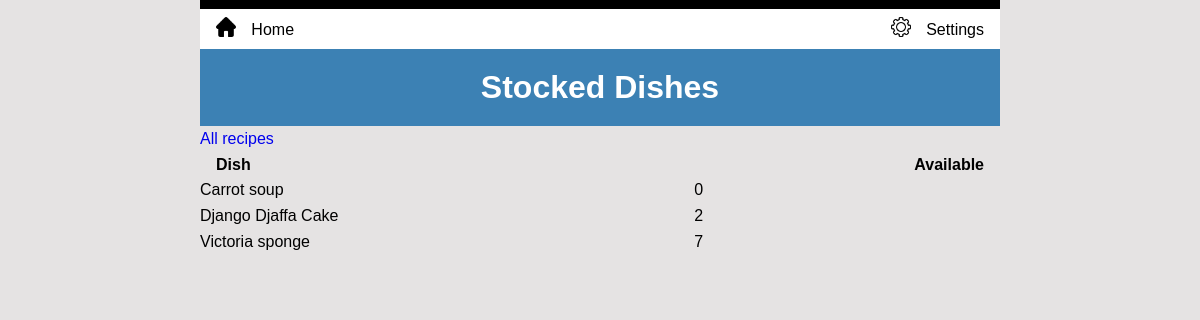
Page /stock/stockedrecipes/ (signed in) on the committed database.
### inventory/models.py (models this page shows, shortened)
class MenuItem(models.Model):
    class Meta:
        ordering = ['title']
    title = models.CharField(unique=True, max_length=200)
    price = models.DecimalField(max_digits=6, decimal_places=2)
    category = models.ForeignKey(Category, on_delete=models.CASCADE)
    display = models.BooleanField(default=True)
    description = models.TextField(blank=True, null=True)
    stock_item = models.BooleanField(default=True)
    def available(self):
        try:
            recipe = self.recipe_set.all()
            expression = F('ingredient__quantity') / F('quantity')
            result = math.floor(min(recipe.values_list(expression, flat=True)))
        except:
            result = 0
        return result

### inventory/views.py (the view)
# urls.py: path('stock/stockedrecipes/', views.StockedRecipes.as_view(), name='stocked_recipes'),
class StockedRecipes(LoginRequiredMixin, ListView):
    model = MenuItem
    template_name = "inventory/stocked_recipes.html"
    def get_queryset(self):
        menu = MenuItem.objects.all()
        stocked = [obj for obj in menu if obj.stock_item]
        return stocked

### inventory/templates/inventory/stocked_recipes.html (shortened to what this page needs)
{% extends 'base.html' %}
{% load static %}
{% block content %}
  <h1>Stocked Dishes</h1>
  <a href="{% url 'update_menu_display' %}">All recipes</a>
  <table>
    <thead>
      <tr>
        <th>Dish</th>
        <th>Available</th>
      </tr>
    </thead>
    <tbody>
      {% for item in object_list %}
        <tr>
          <td>{{ item.title }}</td>
          <td>{{ item.available }}</td>
      {% endfor %}
    </tbody>
  </table>
{% endblock %}

### inventory/static/inventory/style.css (style rules this page uses)
* { box-sizing: border-box; }
a { text-decoration: none; }
body { line-height: 1.6; background: #e5e3e3; border-top: 9px solid black; max-width: 800px; margin-left: auto; margin-right: auto; }
h1 { color: white; background: #3C81B4; margin: 0; padding: 0.4em; text-align: center; }
table { background: #e5e3e3; text-align: left; width: 100%; }
.menu-table td:first-child, th:first-child { padding-left: 1em; }
.menu-table td:last-child, th:last-child { padding-right: 1em; text-align: right; }

### rows in the picture
MenuItem: title "Carrot soup", available "0"
MenuItem: title "Django Djaffa Cake", available "2"
MenuItem: title "Victoria sponge", available "7"
